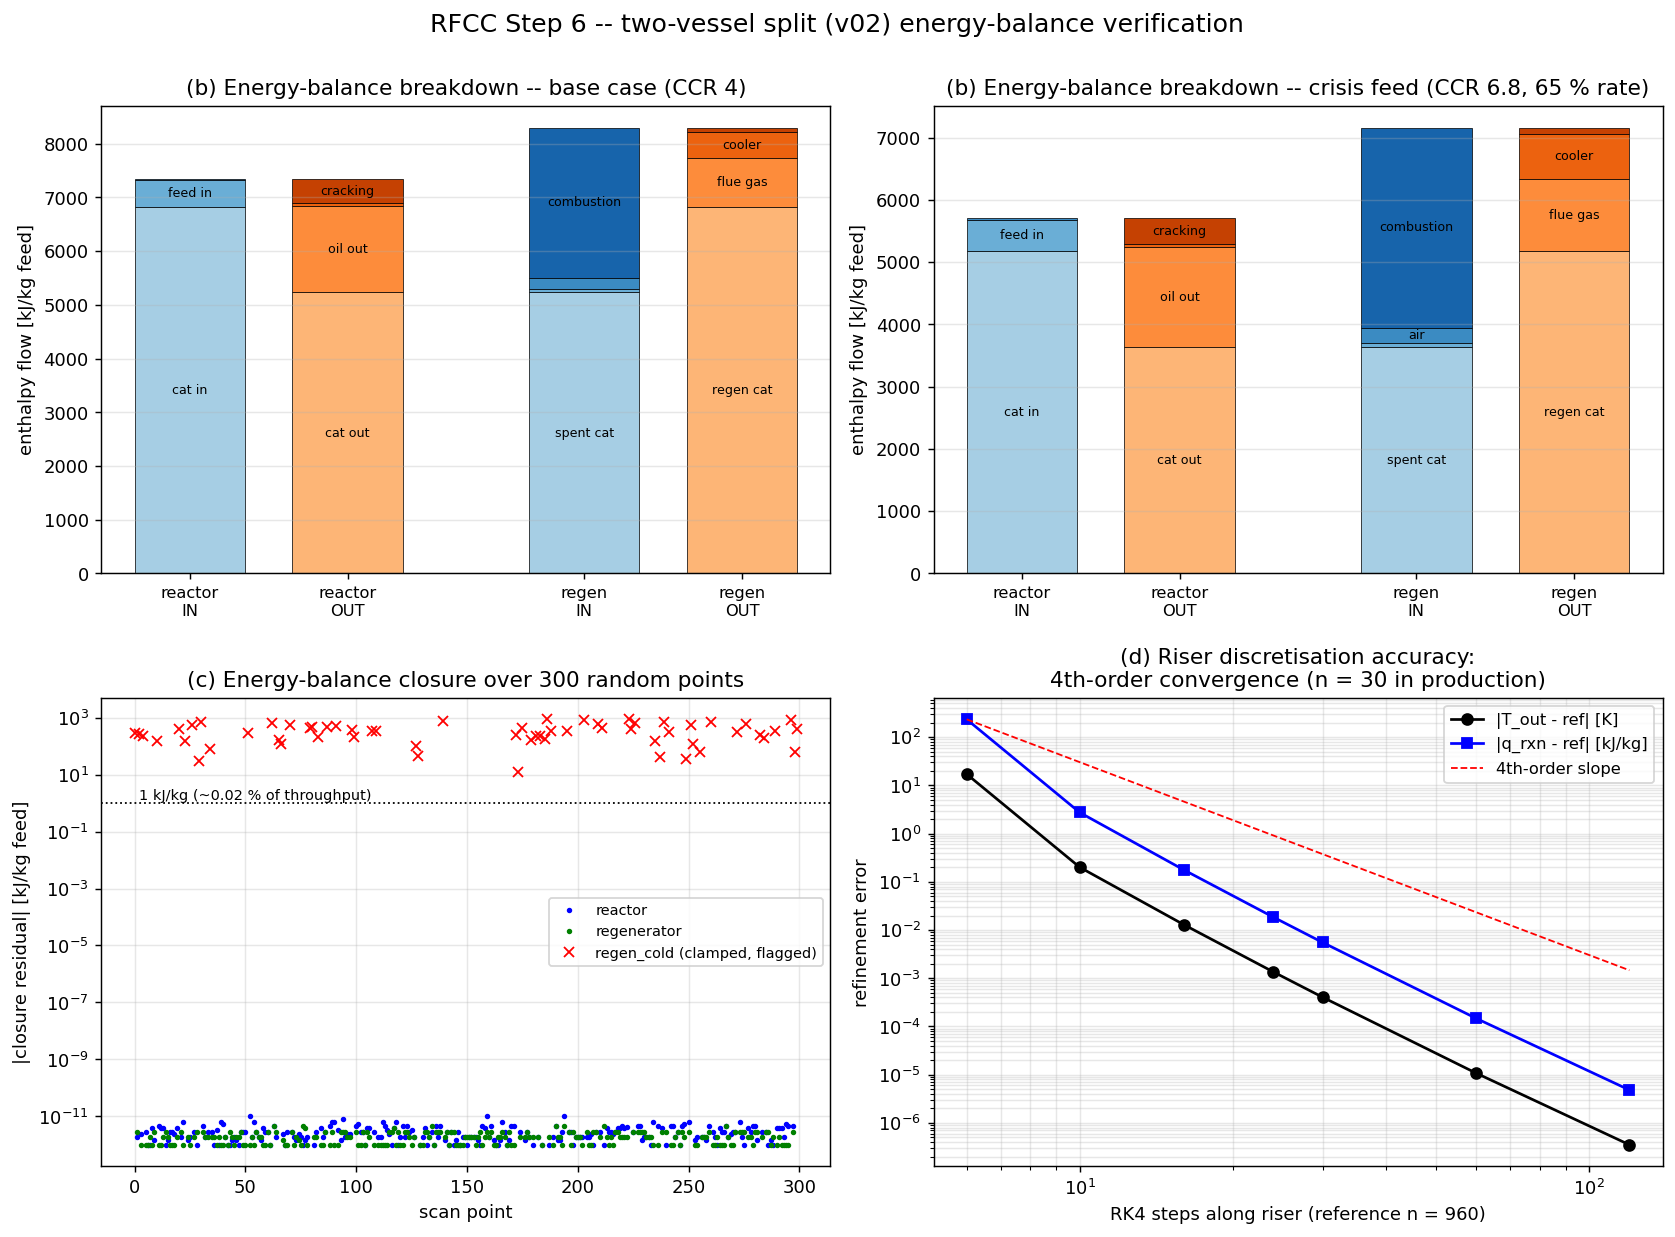

This chart was generated by the following Python code:
#!/usr/bin/env python3
"""
rfcc_step6_energy_balance_v02.py
RFCC crisis-response study -- Step 6: reactor/regenerator split (v02)
and energy-balance verification.

  (a) v01 vs v02 base case + behaviour sweeps (CCR, ROT) -- confirms the
      restructured two-vessel model reproduces the v01 unit
  (b) energy-balance term breakdown for both vessels (base & crisis feed)
  (c) closure-residual scan over the whole operating x feed space.
      What the closure audit verifies: every enthalpy stream definition
      (mix-T formula, riser energy ODE, regenerator bed balance) is
      mutually consistent -- any bookkeeping drift between the solver and
      the audit shows up as a nonzero residual.  Bed-clamp (regen_cold)
      points carry their heat deficit as a flagged, quantified residual.
  (d) discretisation accuracy by step refinement: |T_out(n) - T_out(960)|
      and |q_rxn(n) - q_rxn(960)| converge at the expected RK4 order
      (the closure residual itself is an exact linear identity of the
      integrator, so accuracy must be verified independently like this)
  (e) operator-trim / baseline policy check on the v02 unit

Outputs: rfcc_step6_energy_balance_v02.png
         rfcc_step6_v01_v02_comparison.png
"""

import numpy as np
import matplotlib
matplotlib.use('Agg')
import matplotlib.pyplot as plt
import time

import rfcc_model as m1
import rfcc_model_v02 as m2
from rfcc_model_v02 import RiserReactor, RFCCUnit

t_start = time.time()
rng = np.random.default_rng(21)

# ---------------------------------------------------------------- (a)
print('=' * 72)
print('(a) v01 (lumped heat balance) vs v02 (two-vessel) -- base case')
print('=' * 72)
r1 = m1.solve_unit(520.0, 220.0, 0.5, CCR=4.0)
r2 = m2.solve_unit(520.0, 220.0, 0.5, CCR=4.0)
print(f'{"quantity":14s} {"v01":>10s} {"v02":>10s} {"diff":>9s}')
for k in ('conv', 'y_gaso', 'y_lco', 'y_gas', 'y_coke', 'CO',
          'T_rgn_C', 'T_mix_C'):
    print(f'{k:14s} {r1[k]:10.4f} {r2[k]:10.4f} {r2[k]-r1[k]:+9.4f}')

ccrs = np.linspace(1.0, 9.0, 17)
rots = np.linspace(m1.ROT_LO, m1.ROT_HI, 12)
sw = {}
for tag, mod in (('v01', m1), ('v02', m2)):
    sw[tag] = dict(
        ccr=[mod.solve_unit(520.0, 220.0, 0.5, c) for c in ccrs],
        rot=[mod.solve_unit(r, 220.0, 0.5, 4.0) for r in rots])

fig, ax = plt.subplots(2, 3, figsize=(14, 8))
for j, (xs, key, xlabel) in enumerate(
        [(ccrs, 'ccr', 'feed CCR [wt%]'),
         (rots, 'rot', 'ROT setpoint [degC]')]):
    for i, (qty, ylab) in enumerate(
            [('conv', 'conversion [-]'), ('T_rgn_C', 'T_rgn [degC]'),
             ('CO', 'C/O [-]')]):
        a = ax[j, i]
        a.plot(xs, [r[qty] for r in sw['v01'][key]], 'k-', lw=2,
               label='v01 lumped')
        a.plot(xs, [r[qty] for r in sw['v02'][key]], 'r--', lw=2,
               label='v02 two-vessel')
        a.set_xlabel(xlabel); a.set_ylabel(ylab)
        a.grid(alpha=0.3)
        if i == 0 and j == 0:
            a.legend(fontsize=9)
fig.suptitle('RFCC Step 6(a) -- v01 vs v02 behaviour '
             '(CCR sweep top, ROT sweep bottom)', fontsize=13, y=1.0)
fig.tight_layout()
fig.savefig('rfcc_step6_v01_v02_comparison.png', dpi=130,
            bbox_inches='tight')
print('saved rfcc_step6_v01_v02_comparison.png')

dmax = {}
for key, xs in (('ccr', ccrs), ('rot', rots)):
    for qty in ('conv', 'T_rgn_C', 'CO'):
        d = np.max(np.abs([a[qty] - b[qty] for a, b in
                           zip(sw['v01'][key], sw['v02'][key])]))
        dmax[f'{key}:{qty}'] = d
print('max |v02 - v01| over sweeps:',
      {k: round(v, 3) for k, v in dmax.items()})

# ---------------------------------------------------------------- (b)
print()
print('=' * 72)
print('(b) energy-balance breakdown [kJ/kg feed]')
print('=' * 72)


def print_eb(res, label):
    er, eg = res['eb_reactor'], res['eb_regen']
    print(f'--- {label} ---')
    print(f'  (T_rgn={res["T_rgn_C"]:.1f} degC, C/O={res["CO"]:.2f}, '
          f'conv={res["conv"]:.3f}, regen_cold={res["regen_cold"]})')
    print('  RISER REACTOR        IN                |  OUT')
    print(f'   cat (T_rgn)    {er["q_cat_in"]:9.1f}  | cat (T_out)  '
          f'{er["q_cat_out"]:9.1f}')
    print(f'   feed liquid    {er["q_feed_in"]:9.1f}  | oil vapour   '
          f'{er["q_oil_out"]:9.1f}')
    print(f'   steam          {er["q_steam_in"]:9.1f}  | steam        '
          f'{er["q_steam_out"]:9.1f}')
    print(f'                             | cracking duty {er["q_rxn"]:8.1f}')
    print(f'   TOTAL {er["in_total"]:9.1f}  vs  {er["out_total"]:9.1f}   '
          f'residual {er["residual"]:+8.3f} '
          f'({abs(er["residual"])/er["in_total"]*100:.4f} %)')
    print('  REGENERATOR          IN                |  OUT')
    print(f'   spent cat      {eg["q_cat_in"]:9.1f}  | regen cat    '
          f'{eg["q_cat_out"]:9.1f}')
    print(f'   coke sensible  {eg["q_coke_in"]:9.1f}  | flue gas     '
          f'{eg["q_flue_out"]:9.1f}')
    print(f'   air            {eg["q_air_in"]:9.1f}  | cat cooler   '
          f'{eg["q_cool"]:9.1f}')
    print(f'   combustion     {eg["q_comb"]:9.1f}  | wall losses  '
          f'{eg["q_loss"]:9.1f}')
    print(f'   TOTAL {eg["in_total"]:9.1f}  vs  {eg["out_total"]:9.1f}   '
          f'residual {eg["residual"]:+8.3f} '
          f'({abs(eg["residual"])/eg["in_total"]*100:.4f} %)')


res_base = m2.solve_unit(520.0, 220.0, 0.5, 4.0)
# crisis example at the baseline-trimmed operating point (at 65 % rate the
# SPECIFIC cooler duty already doubles, so qc stays at the design 0.5;
# qc = 1.0 here would over-cool the bed below self-sustained combustion)
res_heavy = m2.solve_unit(520.0, 220.0, 0.5, 6.8, 0.65)
print_eb(res_base, 'base case (CCR 4, design rate)')
print_eb(res_heavy, 'crisis heavy feed (CCR 6.8, design cooler, 65 % rate)')

# ---------------------------------------------------------------- (c)
N_SCAN = 300
B = np.array([[m1.ROT_LO, m1.ROT_HI], [m1.PRE_LO, m1.PRE_HI],
              [0.0, 1.0], [1.0, 9.0], [m1.RATE_LO, m1.RATE_HI]])
Xs = B[:, 0] + rng.uniform(size=(N_SCAN, 5)) * (B[:, 1] - B[:, 0])
res_r, res_g, cold = np.zeros(N_SCAN), np.zeros(N_SCAN), np.zeros(N_SCAN,
                                                                  bool)
for i, x in enumerate(Xs):
    r = m2.solve_unit(x[0], x[1], x[2], x[3], x[4])
    res_r[i] = r['eb_reactor']['residual']
    res_g[i] = r['eb_regen']['residual']
    cold[i] = r['regen_cold']
ok = ~cold
print()
print('=' * 72)
print(f'(c) closure-residual scan over {N_SCAN} random operating points')
print('=' * 72)
print(f'  reactor residual    : max |r| = {np.abs(res_r).max():.4f} kJ/kg'
      f'   mean |r| = {np.abs(res_r).mean():.5f} kJ/kg')
print(f'  regenerator residual: max |r| = {np.abs(res_g[ok]).max():.2e}'
      f' kJ/kg  ({ok.sum()} self-sustained points)')
print(f'  regen_cold clamped points (combustion not self-sustained, '
      f'flagged): {cold.sum()}')
if cold.sum():
    print(f'    their apparent regen residual (= clamp heat deficit): '
          f'max {np.abs(res_g[cold]).max():.1f} kJ/kg')

# ---------------------------------------------------------------- (d)
steps = [6, 10, 16, 24, 30, 60, 120]
args = (9.7, 669.6 + 273.15, 220.0 + 273.15, 4.0)
ref = RiserReactor(n_step=960).solve(*args)
errT, errQ, res_steps = [], [], []
for n in steps:
    rr = RiserReactor(n_step=n).solve(*args)
    errT.append(abs(rr['T_out_K'] - ref['T_out_K']))
    errQ.append(abs(rr['q_rxn'] - ref['q_rxn']))
    res_steps.append(abs(RiserReactor.energy_balance(rr)['residual']))
print()
print('(d) riser discretisation accuracy by step refinement '
      '(reference n = 960):')
print('   n_step   |T_out err| K   |q_rxn err| kJ/kg   '
      '|EB residual| kJ/kg')
for n, eT, eQ, r in zip(steps, errT, errQ, res_steps):
    print(f'   {n:6d}   {eT:13.3e}   {eQ:17.3e}   {r:19.3e}')
order = -np.polyfit(np.log(steps), np.log(np.maximum(errQ, 1e-16)), 1)[0]
print(f'   observed q_rxn convergence order ~ {order:.2f} '
      f'(RK4 -> 4 expected)')
print('   note: the EB residual stays at machine precision for every n --')
print('   closure is an exact bookkeeping identity of the integrator,')
print('   which is why accuracy is verified by refinement instead.')

# ---------------------------------------------------------------- (e)
print()
print('(e) operator-trim baseline policy on the v02 unit:')
for ccr, sup in [(4.0, 1.0), (6.8, 0.65), (2.5, 0.85), (8.0, 0.65)]:
    ops, r, e = m2.baseline_day(ccr, sup, m2.PRICES_BASE)
    print(f'  CCR={ccr:3.1f} sup={sup:.2f}: ROT{ops["ROT_C"]:5.0f} '
          f'pre{ops["T_pre_C"]:4.0f} qc{ops["Qcool_frac"]:.2f} '
          f'ff{ops["feed_frac"]:.2f} -> Trgn={r["T_rgn_C"]:5.0f} '
          f'conv={r["conv"]:.3f} viol=({r["viol_Trgn"]:.0f},'
          f'{r["viol_air"]:.2f},{r["viol_wgc"]:.2f}) '
          f'm={e["margin_kUSD_day"]:5.0f} k$/d')

# ---------------------------------------------------------------- plots
fig, ax = plt.subplots(2, 2, figsize=(13, 9.5))

# (b) energy flow bars
labels_r = ['cat in', 'feed in', 'steam in', 'cat out', 'oil out',
            'steam out', 'cracking']
labels_g = ['spent cat', 'coke sens.', 'air', 'combustion',
            'regen cat', 'flue gas', 'cooler', 'losses']
for a, res, ttl in ((ax[0, 0], res_base, 'base case (CCR 4)'),
                    (ax[0, 1], res_heavy,
                     'crisis feed (CCR 6.8, 65 % rate)')):
    er, eg = res['eb_reactor'], res['eb_regen']
    rin = [er['q_cat_in'], er['q_feed_in'], er['q_steam_in']]
    rout = [er['q_cat_out'], er['q_oil_out'], er['q_steam_out'],
            er['q_rxn']]
    gin = [eg['q_cat_in'], eg['q_coke_in'], eg['q_air_in'], eg['q_comb']]
    gout = [eg['q_cat_out'], eg['q_flue_out'], eg['q_cool'], eg['q_loss']]
    for x0, vals, lbls, cmap in ((0.0, rin, labels_r[:3], 'Blues'),
                                 (1.0, rout, labels_r[3:], 'Oranges'),
                                 (2.5, gin, labels_g[:4], 'Blues'),
                                 (3.5, gout, labels_g[4:], 'Oranges')):
        bot = 0.0
        cm = plt.get_cmap(cmap)
        for k, (v, lb) in enumerate(zip(vals, lbls)):
            a.bar(x0, v, 0.7, bottom=bot,
                  color=cm(0.35 + 0.15 * k), edgecolor='k', lw=0.4)
            if v > 250:
                a.text(x0, bot + v / 2, lb, ha='center', va='center',
                       fontsize=7)
            bot += v
    a.set_xticks([0, 1, 2.5, 3.5])
    a.set_xticklabels(['reactor\nIN', 'reactor\nOUT', 'regen\nIN',
                       'regen\nOUT'], fontsize=9)
    a.set_ylabel('enthalpy flow [kJ/kg feed]')
    a.set_title(f'(b) Energy-balance breakdown -- {ttl}')
    a.grid(alpha=0.3, axis='y')

# (c) residual scan
a = ax[1, 0]
a.semilogy(np.arange(N_SCAN)[ok], np.abs(res_r[ok]) + 1e-12, 'b.', ms=4,
           label='reactor')
a.semilogy(np.arange(N_SCAN)[ok], np.abs(res_g[ok]) + 1e-12, 'g.', ms=4,
           label='regenerator')
if cold.sum():
    a.semilogy(np.arange(N_SCAN)[cold], np.abs(res_g[cold]) + 1e-12,
               'rx', ms=5, label='regen_cold (clamped, flagged)')
a.axhline(1.0, color='k', ls=':', lw=1)
a.text(2, 1.3, '1 kJ/kg (~0.02 % of throughput)', fontsize=8)
a.set_xlabel('scan point'); a.set_ylabel('|closure residual| [kJ/kg feed]')
a.set_title(f'(c) Energy-balance closure over {N_SCAN} random points')
a.legend(fontsize=8); a.grid(alpha=0.3)

# (d) RK4 step-refinement convergence
a = ax[1, 1]
a.loglog(steps, np.maximum(errT, 1e-14), 'ko-', lw=1.5,
         label='|T_out - ref| [K]')
a.loglog(steps, np.maximum(errQ, 1e-14), 'bs-', lw=1.5,
         label='|q_rxn - ref| [kJ/kg]')
slope = errQ[0] * (np.array(steps) / steps[0]) ** -4.0
a.loglog(steps, slope, 'r--', lw=1, label='4th-order slope')
a.set_xlabel('RK4 steps along riser (reference n = 960)')
a.set_ylabel('refinement error')
a.set_title('(d) Riser discretisation accuracy:\n'
            '4th-order convergence (n = 30 in production)')
a.legend(fontsize=9); a.grid(alpha=0.3, which='both')

fig.suptitle('RFCC Step 6 -- two-vessel split (v02) energy-balance '
             'verification', fontsize=14, y=1.0)
fig.tight_layout()
fig.savefig('rfcc_step6_energy_balance_v02.png', dpi=130,
            bbox_inches='tight')
print()
print('saved rfcc_step6_energy_balance_v02.png')
print(f'total runtime {time.time()-t_start:.1f} s')
